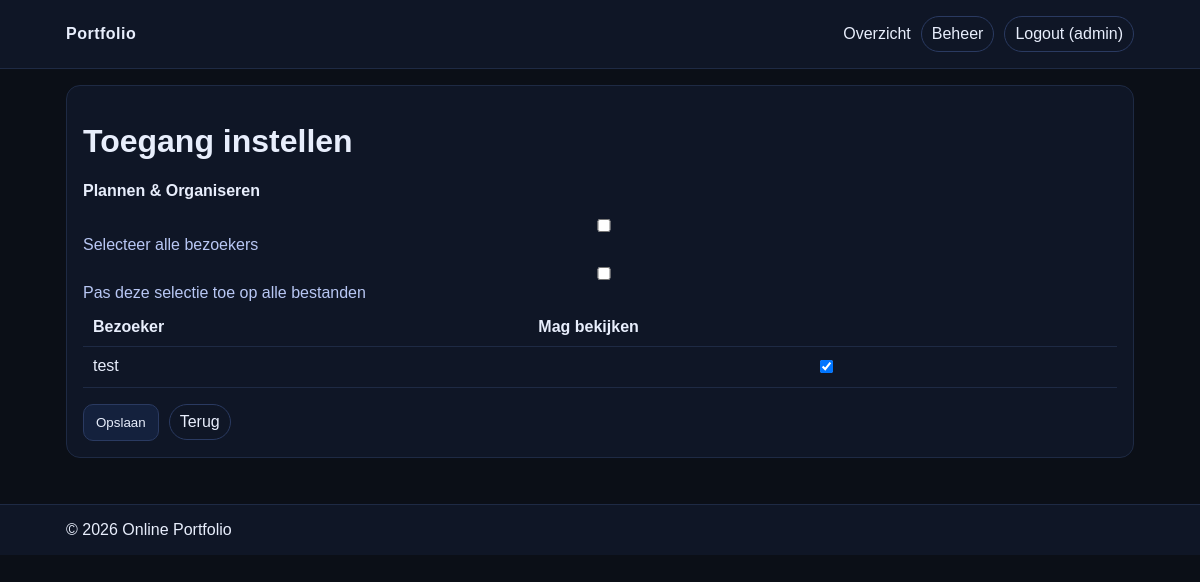
The page /admin/access.php?file_id=1 (signed in) on the database its author committed.
### tables this page shows
CREATE TABLE `files` (
  `id` int(11) NOT NULL,
  `module_id` int(11) NOT NULL,
  `title` varchar(200) NOT NULL,
  `description` text DEFAULT NULL,
  `status` enum('submitted','approved','rejected') NOT NULL DEFAULT 'submitted',
  `created_at` timestamp NULL DEFAULT current_timestamp()
);

CREATE TABLE `users` (
  `id` int(11) NOT NULL,
  `username` varchar(50) NOT NULL,
  `password_hash` varchar(255) NOT NULL,
  `role` enum('admin','visitor') NOT NULL DEFAULT 'visitor',
  `created_at` timestamp NULL DEFAULT current_timestamp()
);

### includes/helpers.php (called while the page is built, shortened)
<?php
if (!function_exists('h')) {
    function h(string $s): string {
        return htmlspecialchars($s, ENT_QUOTES | ENT_SUBSTITUTE, 'UTF-8');
    }
}

### admin/access.php (the view, shortened to what this page needs)
<?php
require __DIR__ . '/../includes/config.php';
require __DIR__ . '/../includes/helpers.php';
$file_id = get_int('file_id');
$st = $pdo->prepare('SELECT id, title FROM files WHERE id = ?');
$st->execute([$file_id]);
$file = $st->fetch();
$visitors = $pdo->query("SELECT id, username FROM users WHERE role='visitor' ORDER BY username")->fetchAll();
$st = $pdo->prepare('SELECT visitor_id FROM file_access WHERE file_id=? AND can_view=1');
$st->execute([$file_id]);
$allowed = array_fill_keys(array_map(fn($r) => (int)$r['visitor_id'], $st->fetchAll()), true);
include __DIR__ . '/../includes/header.php';
?>
<div class="card">
  <h1>Toegang instellen</h1>
  <p><strong><?= h((string)$file['title']) ?></strong></p>
  <form method="post">
    <label>
      <input type="checkbox" id="check_all_visitors" />
      Selecteer alle bezoekers
    </label>
    <label>
      <input type="checkbox" name="apply_all" />
      Pas deze selectie toe op alle bestanden
    </label>
    <table class="table">
      <tr><th>Bezoeker</th><th>Mag bekijken</th></tr>
      <?php foreach ($visitors as $v): $id = (int)$v['id']; ?>
        <tr>
          <td><?= h((string)$v['username']) ?></td>
          <td>
            <input
              type="checkbox"
              class="visitor-checkbox"
              name="v_<?= $id ?>"
              <?= isset($allowed[$id]) ? 'checked' : '' ?>
            />
          </td>
        </tr>
      <?php endforeach; ?>
    </table>
    <div class="actions">
      <button type="submit">Opslaan</button>
      <a class="pill" href="files.php">Terug</a>
    </div>
  </form>
</div>
<?php include __DIR__ . '/../includes/footer.php'; ?>

### assets/styles.css (style rules this page uses)
* { box-sizing:border-box }
body { margin:0;font-family:Arial,sans-serif;background:#0b0f17;color:#e8eefc }
a { color:inherit;text-decoration:none }
.pill { padding:8px 10px;border:1px solid #2a3a61;border-radius:999px;display:inline-block }
.card { border:1px solid #1e2a44;background:#0f1626;border-radius:14px;padding:16px }
label { display:block;margin:10px 0 6px;color:#b8c7f4 }
input,select,textarea { width:100%;padding:10px;border-radius:10px;border:1px solid #2a3a61;background:#0b0f17;color:#e8eefc }
button { padding:10px 12px;border-radius:10px;border:1px solid #2a3a61;background:#14213d;color:#e8eefc;cursor:pointer }
.table { width:100%;border-collapse:collapse }
.table th,.table td { border-bottom:1px solid #1e2a44;padding:10px;text-align:left;vertical-align:top }
.actions { margin-top:16px;display:flex;gap:10px;flex-wrap:wrap;align-items:center }

### rows shown on the page
files: title "Plannen & Organiseren"
users: username "test", id "☑"

### other values the page prints
$u['username'] "admin"
